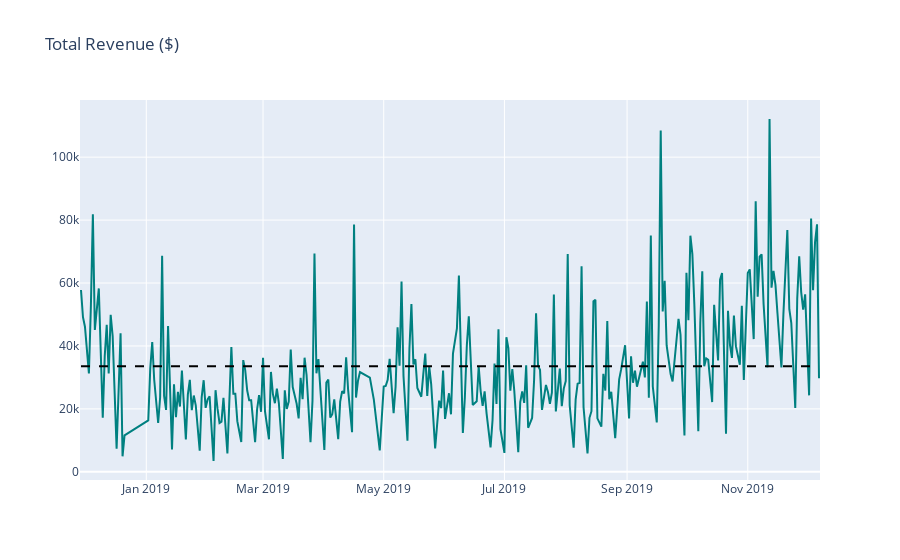
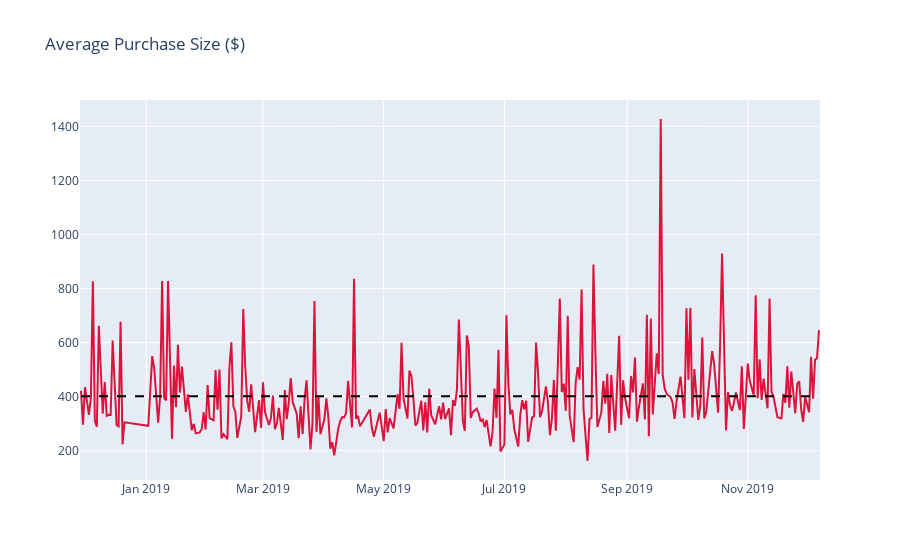
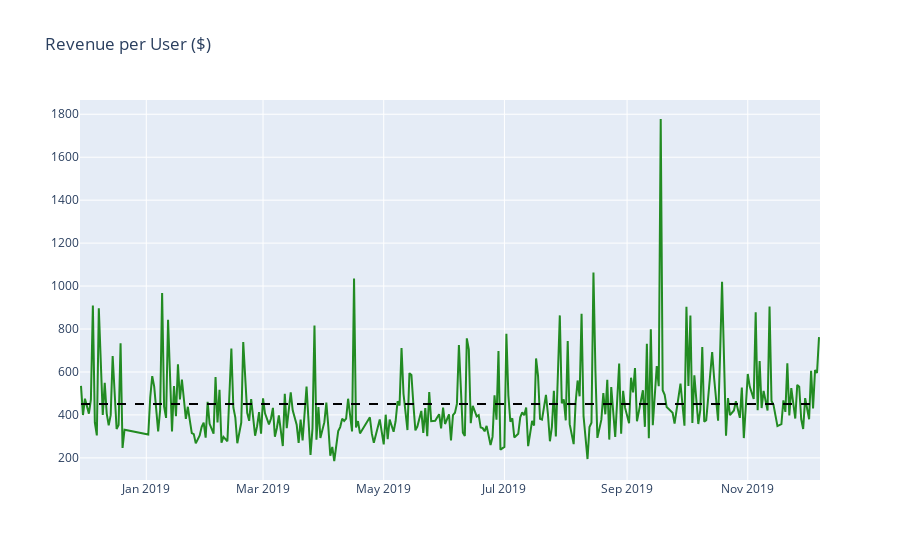

The code cell stored with these charts, in order, in its notebook:
### Markdown cell above
- Call the function of `daily_metric_trends` on each specified metric.

### Code cell
daily_metric_trends(metric, 'revenue', 'teal', 'Total Revenue ($)')

daily_metric_trends(metric, 'purchase_size', 'crimson', 'Average Purchase Size ($)')

daily_metric_trends(metric, 'revenue_per_user', 'forestgreen', 'Revenue per User ($)')

### Figure 1 — Plotly figure (JSON) as saved in the notebook; plotly's stock layout.template omitted (floating-point values rounded to 4 significant figures; data arrays with more than 128 entries replaced by an {"elided": "..."} marker saying what was removed)
{"data": [{"line": {"color": "teal"}, "type": "scatter", "x": {"elided": "305 str values"}, "y": {"elided": "305 float values"}}], "layout": {"shapes": [{"line": {"color": "black", "dash": "dash"}, "type": "line", "x0": "2018-11-29T00:00:00", "x1": "2019-12-07T00:00:00", "y0": 33570.0, "y1": 33570.0}], "title": {"text": "Total Revenue ($)"}}}

### Figure 2 — Plotly figure (JSON) as saved in the notebook; plotly's stock layout.template omitted (floating-point values rounded to 4 significant figures; data arrays with more than 128 entries replaced by an {"elided": "..."} marker saying what was removed)
{"data": [{"line": {"color": "crimson"}, "type": "scatter", "x": {"elided": "305 str values"}, "y": {"elided": "305 float values"}}], "layout": {"shapes": [{"line": {"color": "black", "dash": "dash"}, "type": "line", "x0": "2018-11-29T00:00:00", "x1": "2019-12-07T00:00:00", "y0": 401.9, "y1": 401.9}], "title": {"text": "Average Purchase Size ($)"}}}

### Figure 3 — Plotly figure (JSON) as saved in the notebook; plotly's stock layout.template omitted (floating-point values rounded to 4 significant figures; data arrays with more than 128 entries replaced by an {"elided": "..."} marker saying what was removed)
{"data": [{"line": {"color": "forestgreen"}, "type": "scatter", "x": {"elided": "305 str values"}, "y": {"elided": "305 float values"}}], "layout": {"shapes": [{"line": {"color": "black", "dash": "dash"}, "type": "line", "x0": "2018-11-29T00:00:00", "x1": "2019-12-07T00:00:00", "y0": 451.2, "y1": 451.2}], "title": {"text": "Revenue per User ($)"}}}
